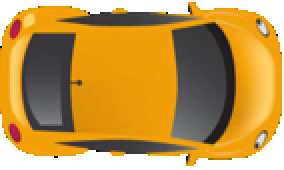
#> input picture assets/cars/car.png, 142 x 85 px (shown 2 times larger)
$ python -i utils.py   (imports and definitions only)
#> lines starting #> are read from the running program, lines starting #| are printed output that depends on the picture; after the words box and inside, x2 and y2 are one past the last pixel; in counts of white or black regions, pixels touching at a corner belong together
### constants.py
import math
import os

NEAT_CONFIG_PATH = "neat-config.ini"
DEBUG = True
IS_LIVE_DATA = False
MAX_SIMULATIONS = 1000

WIDTH = 1800
HEIGHT = 1000

TRACK_CANVAS_WIDTH = math.floor(WIDTH * 0.98)
TRACK_CANVAS_HEIGHT = math.floor(HEIGHT * 0.8)

TILE_SIZE = 80
TILEMAP_WIDTH = 5840
TILEMAP_HEIGHT = 3200

TILEMAP_RATIO = min(
    TRACK_CANVAS_WIDTH / TILEMAP_WIDTH, TRACK_CANVAS_HEIGHT / TILEMAP_HEIGHT
)

BLOCK_LAYER = 2
ROAD_LAYER = 1

FPS = 60

DEFAULT_CAR_SIZE_X = 40
DEFAULT_CAR_SIZE_Y = 24
CAR_SIZE_RATIO = DEFAULT_CAR_SIZE_Y / DEFAULT_CAR_SIZE_X

DEFAULT_FONT = "comicsansms"

TRACKS_PER_PAGE = 12
TRACKS_SCROLL_OFFSET = 0
TRACKS_SCROLL_SPEED = 120

CHECKPOINTS_PER_PAGE = 28
CHECKPOINTS_SCROLL_OFFSET = 0
CHECKPOINTS_SCROLL_SPEED = 80

BACKGROUND_FOLDER = "assets/backgrounds"
CARS_FOLDER = "assets/cars"
MAP_FOLDER = "assets/map"
MARKERS_FOLDER = "assets/markers"
TRACKS_FOLDER = "assets/tracks"

CHECKPOINT_FOLDER = "checkpoints"
CHECKPOINT_INTERVAL = 1
CHECKPOINT_MAX_HISTORY = 100

DATA_FILE = "simulation_data.json"
LIVE_DATA_FILE = "live_simulation_data.json"

MAX_HISTORY_SIZE = 100
MAX_LIVE_HISTORY_SIZE = 30

for folder in [
    BACKGROUND_FOLDER,
    CARS_FOLDER,
    MAP_FOLDER,
    MARKERS_FOLDER,
    TRACKS_FOLDER,
    CHECKPOINT_FOLDER,
]:
    os.makedirs(folder, exist_ok=True)

### utils.py
import cv2
import csv
import numpy as np
from PIL import Image
import pygame
from skimage.morphology import skeletonize
import sys
import os
import json

from constants import DATA_FILE, LIVE_DATA_FILE


def quit_event(event: pygame.event.Event) -> None:
    if event.type == pygame.QUIT:
        pygame.quit()
        sys.exit(0)


def calculate_track_length(pil_image: Image.Image):
    # Convert PIL image to OpenCV format (BGR)
    img_color = cv2.cvtColor(np.array(pil_image), cv2.COLOR_RGB2BGR)
#> img_color is the input picture: shape (85, 142, 3); mean B, G, R 75.9, 150.3, 191.5
    if img_color is None:
        raise ValueError("Could not process the provided PIL image.")

    # Create mask: any pixel not pure white is considered part of the track
    non_white_mask = np.any(img_color < [250, 250, 250], axis=2).astype(np.uint8)
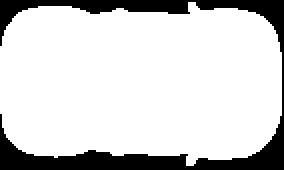
#> non_white_mask: shape (85, 142) (shown 2 times larger); values 0 (black) and 1 (white), 82.4% white; 1 black region, box (x1, y1, x2, y2) and area: (0, 0, 142, 85) 2129

    # Invert to make track = 1, background = 0
    binary = non_white_mask

    # Clean up noise (optional)
    kernel = np.ones((3, 3), np.uint8)
    binary = cv2.morphologyEx(binary, cv2.MORPH_CLOSE, kernel)
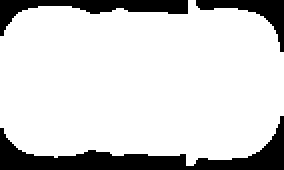
#> binary: shape (85, 142) (shown 2 times larger); values 0 (black) and 1 (white), 82.8% white; 3 black regions, box (x1, y1, x2, y2) and area: (0, 58, 142, 85) 1201, (0, 0, 94, 18) 549, (98, 0, 142, 26) 329

    # Skeletonize
    skeleton = skeletonize(binary).astype(np.uint8)
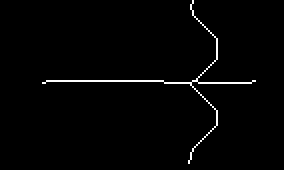
#> skeleton: shape (85, 142) (shown 2 times larger); values 0 (black) and 1 (white), 1.5% white in thin lines or dots, all inside (x1, y1, x2, y2) = (21, 0, 128, 82)

    # Count skeleton pixels
    track_length = np.count_nonzero(skeleton)
#> track_length = 187

    return track_length


def load_csv(path: str) -> list[list[int]]:
    data: list[list[int]] = []
    with open(path, "r") as file:
        reader = csv.reader(file)
        for row in reader:
            data.append([int(cell) for cell in row])
    return data


def write_data_to_file(data, is_live_data: bool = False):
    try:
        if is_live_data:
            file_path = LIVE_DATA_FILE
        else:
            file_path = DATA_FILE
        # Create a temporary file first
        temp_file = file_path + ".tmp"
        with open(temp_file, "w") as f:
            json.dump(data, f)

        # If successful, rename to the actual file
        if os.path.exists(temp_file):
            if os.path.exists(file_path):
                os.remove(file_path)
            os.rename(temp_file, file_path)
    except Exception as e:
        print(f"Error writing data to file: {e}")

>>> import cv2
>>> picture = cv2.cvtColor(cv2.imread('assets/cars/car.png'), cv2.COLOR_BGR2RGB)
>>> result = calculate_track_length(picture)
#> result = 187
